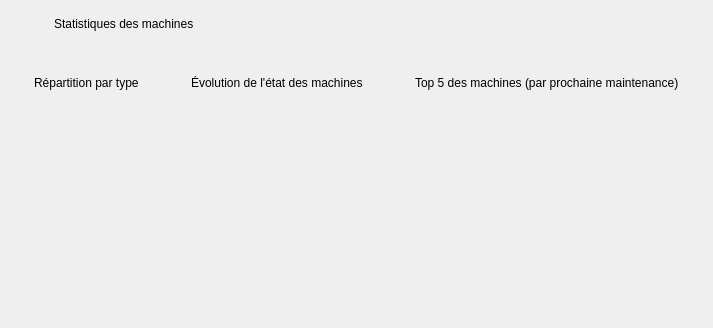
          <widget class="QFrame" name="cardStats">
           <property name="frameShape">
            <enum>QFrame::NoFrame</enum>
           </property>
           <property name="role" stdset="0">
            <string>card</string>
           </property>
           <layout class="QVBoxLayout" name="cardLayoutStats" stretch="0,1">
            <property name="spacing">
             <number>0</number>
            </property>
            <property name="leftMargin">
             <number>0</number>
            </property>
            <property name="topMargin">
             <number>0</number>
            </property>
            <property name="rightMargin">
             <number>0</number>
            </property>
            <property name="bottomMargin">
             <number>0</number>
            </property>
            <item>
             <widget class="QFrame" name="headerStats">
              <property name="frameShape">
               <enum>QFrame::NoFrame</enum>
              </property>
              <property name="role" stdset="0">
               <string>cardHeader</string>
              </property>
              <property name="minimumSize">
               <size>
                <width>0</width>
                <height>48</height>
               </size>
              </property>
              <property name="maximumSize">
               <size>
                <width>16777215</width>
                <height>48</height>
               </size>
              </property>
              <layout class="QHBoxLayout" name="headerLayoutStats">
               <property name="spacing">
                <number>12</number>
               </property>
               <property name="leftMargin">
                <number>14</number>
               </property>
               <property name="topMargin">
                <number>0</number>
               </property>
               <property name="rightMargin">
                <number>14</number>
               </property>
               <property name="bottomMargin">
                <number>0</number>
               </property>
               <item>
                <widget class="QLabel" name="iconCardStats">
                 <property name="role" stdset="0">
                  <string>cardIcon</string>
                 </property>
                 <property name="alignment">
                  <set>Qt::AlignCenter</set>
                 </property>
                 <property name="minimumSize">
                  <size>
                   <width>28</width>
                   <height>28</height>
                  </size>
                 </property>
                 <property name="maximumSize">
                  <size>
                   <width>28</width>
                   <height>28</height>
                  </size>
                 </property>
                </widget>
               </item>
               <item>
                <widget class="QLabel" name="titleCardStats">
                 <property name="text">
                  <string>Statistiques des machines</string>
                 </property>
                 <property name="role" stdset="0">
                  <string>cardTitle</string>
                 </property>
                </widget>
               </item>
               <item>
                <spacer name="spacerHeaderStats">
                 <property name="orientation">
                  <enum>Qt::Horizontal</enum>
                 </property>
                 <property name="sizeHint" stdset="0">
                  <size>
                   <width>0</width>
                   <height>20</height>
                  </size>
                 </property>
                </spacer>
               </item>
              </layout>
             </widget>
            </item>
            <item>
             <widget class="QWidget" name="bodyStats">
              <layout class="QHBoxLayout" name="bodyStatsLayout" stretch="10,12,10">
               <property name="spacing">
                <number>16</number>
               </property>
               <property name="leftMargin">
                <number>16</number>
               </property>
               <property name="topMargin">
                <number>14</number>
               </property>
               <property name="rightMargin">
                <number>16</number>
               </property>
               <property name="bottomMargin">
                <number>16</number>
               </property>
               <item>
                <widget class="QFrame" name="boxType">
                 <property name="frameShape">
                  <enum>QFrame::NoFrame</enum>
                 </property>
                 <property name="role" stdset="0">
                  <string>box</string>
                 </property>
                 <property name="minimumSize">
                  <size>
                   <width>0</width>
                   <height>250</height>
                  </size>
                 </property>
                 <layout class="QVBoxLayout" name="boxLayoutType" stretch="0,1">
                  <property name="leftMargin">
                   <number>18</number>
                  </property>
                  <property name="topMargin">
                   <number>14</number>
                  </property>
                  <property name="rightMargin">
                   <number>18</number>
                  </property>
                  <property name="bottomMargin">
                   <number>14</number>
                  </property>
                  <item>
                   <widget class="QLabel" name="labelBoxType">
                    <property name="text">
                     <string>Répartition par type</string>
                    </property>
                    <property name="role" stdset="0">
                     <string>boxTitle</string>
                    </property>
                   </widget>
                  </item>
                  <item>
                   <widget class="MachDonutChart" name="donutChart" />
                  </item>
                 </layout>
                </widget>
               </item>
               <item>
                <widget class="QFrame" name="boxEvolution">
                 <property name="frameShape">
                  <enum>QFrame::NoFrame</enum>
                 </property>
                 <property name="role" stdset="0">
                  <string>box</string>
                 </property>
                 <property name="minimumSize">
                  <size>
                   <width>0</width>
                   <height>250</height>
                  </size>
                 </property>
                 <layout class="QVBoxLayout" name="boxLayoutEvolution" stretch="0,1">
                  <property name="leftMargin">
                   <number>18</number>
                  </property>
                  <property name="topMargin">
                   <number>14</number>
                  </property>
                  <property name="rightMargin">
                   <number>18</number>
                  </property>
                  <property name="bottomMargin">
                   <number>14</number>
                  </property>
                  <item>
                   <widget class="QLabel" name="labelBoxEvolution">
                    <property name="text">
                     <string>Évolution de l'état des machines</string>
                    </property>
                    <property name="role" stdset="0">
                     <string>boxTitle</string>
                    </property>
                   </widget>
                  </item>
                  <item>
                   <widget class="MachLineChart" name="lineChart" />
                  </item>
                 </layout>
                </widget>
               </item>
               <item>
                <widget class="QFrame" name="boxTop">
                 <property name="frameShape">
                  <enum>QFrame::NoFrame</enum>
                 </property>
                 <property name="role" stdset="0">
                  <string>box</string>
                 </property>
                 <property name="minimumSize">
                  <size>
                   <width>0</width>
                   <height>250</height>
                  </size>
                 </property>
                 <layout class="QVBoxLayout" name="boxLayoutTop" stretch="0,1">
                  <property name="leftMargin">
                   <number>18</number>
                  </property>
                  <property name="topMargin">
                   <number>14</number>
                  </property>
                  <property name="rightMargin">
                   <number>18</number>
                  </property>
                  <property name="bottomMargin">
                   <number>14</number>
                  </property>
                  <item>
                   <widget class="QLabel" name="labelBoxTop">
                    <property name="text">
                     <string>Top 5 des machines (par prochaine maintenance)</string>
                    </property>
                    <property name="role" stdset="0">
                     <string>boxTitle</string>
                    </property>
                   </widget>
                  </item>
                  <item>
                   <widget class="TopBars" name="topBars" />
                  </item>
                 </layout>
                </widget>
               </item>
              </layout>
             </widget>
            </item>
           </layout>
          </widget>
